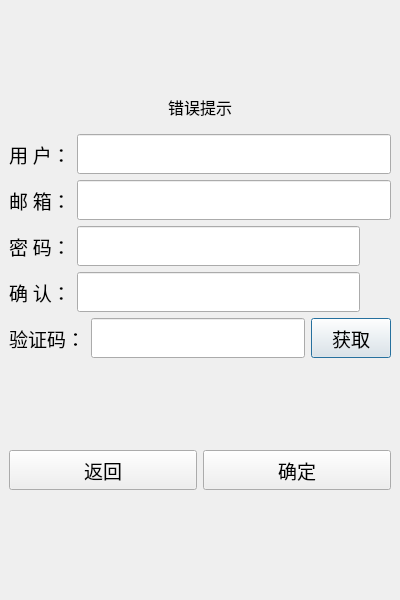
<?xml version="1.0" encoding="UTF-8"?>
<ui version="4.0">
 <class>RegisterDialog</class>
 <widget class="QDialog" name="RegisterDialog">
  <property name="geometry">
   <rect>
    <x>0</x>
    <y>0</y>
    <width>400</width>
    <height>600</height>
   </rect>
  </property>
  <property name="sizePolicy">
   <sizepolicy hsizetype="Expanding" vsizetype="Expanding">
    <horstretch>0</horstretch>
    <verstretch>0</verstretch>
   </sizepolicy>
  </property>
  <property name="minimumSize">
   <size>
    <width>400</width>
    <height>600</height>
   </size>
  </property>
  <property name="maximumSize">
   <size>
    <width>400</width>
    <height>600</height>
   </size>
  </property>
  <property name="windowTitle">
   <string>Dialog</string>
  </property>
  <property name="styleSheet">
   <string notr="true"/>
  </property>
  <widget class="QStackedWidget" name="stackedWidget">
   <property name="geometry">
    <rect>
     <x>0</x>
     <y>0</y>
     <width>400</width>
     <height>576</height>
    </rect>
   </property>
   <property name="sizePolicy">
    <sizepolicy hsizetype="Preferred" vsizetype="Preferred">
     <horstretch>0</horstretch>
     <verstretch>0</verstretch>
    </sizepolicy>
   </property>
   <property name="minimumSize">
    <size>
     <width>0</width>
     <height>0</height>
    </size>
   </property>
   <property name="maximumSize">
    <size>
     <width>400</width>
     <height>600</height>
    </size>
   </property>
   <property name="sizeIncrement">
    <size>
     <width>400</width>
     <height>600</height>
    </size>
   </property>
   <property name="contextMenuPolicy">
    <enum>Qt::NoContextMenu</enum>
   </property>
   <property name="layoutDirection">
    <enum>Qt::LeftToRight</enum>
   </property>
   <property name="styleSheet">
    <string notr="true"/>
   </property>
   <property name="currentIndex">
    <number>0</number>
   </property>
   <widget class="QWidget" name="page">
    <layout class="QGridLayout" name="gridLayout">
     <item row="0" column="0">
      <spacer name="verticalSpacer_3">
       <property name="orientation">
        <enum>Qt::Vertical</enum>
       </property>
       <property name="sizeHint" stdset="0">
        <size>
         <width>379</width>
         <height>51</height>
        </size>
       </property>
      </spacer>
     </item>
     <item row="1" column="0">
      <widget class="QWidget" name="widget" native="true">
       <layout class="QVBoxLayout" name="verticalLayout_2">
        <item>
         <widget class="QLabel" name="err_tip">
          <property name="font">
           <font>
            <family>微软雅黑</family>
            <pointsize>12</pointsize>
           </font>
          </property>
          <property name="styleSheet">
           <string notr="true"/>
          </property>
          <property name="text">
           <string>错误提示</string>
          </property>
          <property name="alignment">
           <set>Qt::AlignCenter</set>
          </property>
         </widget>
        </item>
       </layout>
      </widget>
     </item>
     <item row="2" column="0">
      <layout class="QVBoxLayout" name="verticalLayout">
       <item>
        <layout class="QHBoxLayout" name="horizontalLayout">
         <item>
          <widget class="QLabel" name="user_label">
           <property name="font">
            <font>
             <family>微软雅黑</family>
             <pointsize>14</pointsize>
            </font>
           </property>
           <property name="styleSheet">
            <string notr="true"/>
           </property>
           <property name="text">
            <string>用 户：</string>
           </property>
          </widget>
         </item>
         <item>
          <widget class="QLineEdit" name="user_edit">
           <property name="minimumSize">
            <size>
             <width>0</width>
             <height>40</height>
            </size>
           </property>
           <property name="font">
            <font>
             <family>黑体</family>
             <pointsize>14</pointsize>
            </font>
           </property>
          </widget>
         </item>
        </layout>
       </item>
       <item>
        <layout class="QHBoxLayout" name="horizontalLayout_2">
         <item>
          <widget class="QLabel" name="email_label">
           <property name="font">
            <font>
             <family>微软雅黑</family>
             <pointsize>14</pointsize>
            </font>
           </property>
           <property name="text">
            <string>邮 箱：</string>
           </property>
          </widget>
         </item>
         <item>
          <widget class="QLineEdit" name="email_edit">
           <property name="minimumSize">
            <size>
             <width>0</width>
             <height>40</height>
            </size>
           </property>
           <property name="font">
            <font>
             <family>黑体</family>
             <pointsize>14</pointsize>
            </font>
           </property>
          </widget>
         </item>
        </layout>
       </item>
       <item>
        <layout class="QHBoxLayout" name="horizontalLayout_3">
         <item>
          <widget class="QLabel" name="pwd_label">
           <property name="font">
            <font>
             <family>微软雅黑</family>
             <pointsize>14</pointsize>
            </font>
           </property>
           <property name="styleSheet">
            <string notr="true">label-&gt;setStyleSheet(&quot;font-weight: bold;&quot;);
</string>
           </property>
           <property name="text">
            <string>密 码：</string>
           </property>
          </widget>
         </item>
         <item>
          <widget class="QLineEdit" name="pwd_edit">
           <property name="minimumSize">
            <size>
             <width>0</width>
             <height>40</height>
            </size>
           </property>
           <property name="font">
            <font>
             <family>黑体</family>
             <pointsize>14</pointsize>
            </font>
           </property>
           <property name="echoMode">
            <enum>QLineEdit::Password</enum>
           </property>
          </widget>
         </item>
         <item>
          <widget class="ClickedLabel" name="pwd_visible">
           <property name="minimumSize">
            <size>
             <width>25</width>
             <height>25</height>
            </size>
           </property>
           <property name="maximumSize">
            <size>
             <width>25</width>
             <height>25</height>
            </size>
           </property>
           <property name="sizeIncrement">
            <size>
             <width>25</width>
             <height>25</height>
            </size>
           </property>
           <property name="text">
            <string/>
           </property>
          </widget>
         </item>
        </layout>
       </item>
       <item>
        <layout class="QHBoxLayout" name="horizontalLayout_4">
         <item>
          <widget class="QLabel" name="confirm_label">
           <property name="font">
            <font>
             <family>微软雅黑</family>
             <pointsize>14</pointsize>
            </font>
           </property>
           <property name="text">
            <string>确 认：</string>
           </property>
          </widget>
         </item>
         <item>
          <widget class="QLineEdit" name="confirm_edit">
           <property name="minimumSize">
            <size>
             <width>0</width>
             <height>40</height>
            </size>
           </property>
           <property name="font">
            <font>
             <family>黑体</family>
             <pointsize>14</pointsize>
            </font>
           </property>
           <property name="echoMode">
            <enum>QLineEdit::Password</enum>
           </property>
          </widget>
         </item>
         <item>
          <widget class="ClickedLabel" name="confirm_visible">
           <property name="minimumSize">
            <size>
             <width>25</width>
             <height>25</height>
            </size>
           </property>
           <property name="maximumSize">
            <size>
             <width>25</width>
             <height>25</height>
            </size>
           </property>
           <property name="sizeIncrement">
            <size>
             <width>25</width>
             <height>25</height>
            </size>
           </property>
           <property name="text">
            <string/>
           </property>
          </widget>
         </item>
        </layout>
       </item>
       <item>
        <layout class="QHBoxLayout" name="horizontalLayout_6">
         <item>
          <layout class="QHBoxLayout" name="horizontalLayout_5">
           <item>
            <widget class="QLabel" name="varify_label">
             <property name="font">
              <font>
               <family>微软雅黑</family>
               <pointsize>14</pointsize>
              </font>
             </property>
             <property name="text">
              <string>验证码：</string>
             </property>
            </widget>
           </item>
           <item>
            <widget class="QLineEdit" name="varify_edit">
             <property name="minimumSize">
              <size>
               <width>0</width>
               <height>40</height>
              </size>
             </property>
             <property name="font">
              <font>
               <family>黑体</family>
               <pointsize>14</pointsize>
              </font>
             </property>
            </widget>
           </item>
          </layout>
         </item>
         <item>
          <widget class="TimerBtn" name="get_code_PB">
           <property name="minimumSize">
            <size>
             <width>0</width>
             <height>40</height>
            </size>
           </property>
           <property name="font">
            <font>
             <family>微软雅黑</family>
             <pointsize>14</pointsize>
            </font>
           </property>
           <property name="text">
            <string>获取</string>
           </property>
          </widget>
         </item>
        </layout>
       </item>
      </layout>
     </item>
     <item row="4" column="0">
      <layout class="QHBoxLayout" name="horizontalLayout_7">
       <item>
        <widget class="QPushButton" name="return_PB">
         <property name="minimumSize">
          <size>
           <width>0</width>
           <height>40</height>
          </size>
         </property>
         <property name="font">
          <font>
           <family>微软雅黑</family>
           <pointsize>14</pointsize>
          </font>
         </property>
         <property name="text">
          <string>返回</string>
         </property>
        </widget>
       </item>
       <item>
        <widget class="QPushButton" name="OK_PB">
         <property name="minimumSize">
          <size>
           <width>0</width>
           <height>40</height>
          </size>
         </property>
         <property name="font">
          <font>
           <family>微软雅黑</family>
           <pointsize>14</pointsize>
          </font>
         </property>
         <property name="text">
          <string>确定</string>
         </property>
        </widget>
       </item>
      </layout>
     </item>
     <item row="5" column="0">
      <spacer name="verticalSpacer_2">
       <property name="orientation">
        <enum>Qt::Vertical</enum>
       </property>
       <property name="sizeHint" stdset="0">
        <size>
         <width>379</width>
         <height>67</height>
        </size>
       </property>
      </spacer>
     </item>
     <item row="3" column="0">
      <spacer name="verticalSpacer">
       <property name="orientation">
        <enum>Qt::Vertical</enum>
       </property>
       <property name="sizeHint" stdset="0">
        <size>
         <width>17</width>
         <height>86</height>
        </size>
       </property>
      </spacer>
     </item>
    </layout>
   </widget>
   <widget class="QWidget" name="page_2">
    <property name="styleSheet">
     <string notr="true"/>
    </property>
    <layout class="QGridLayout" name="gridLayout_2">
     <item row="1" column="0">
      <widget class="QWidget" name="widget_2" native="true">
       <layout class="QHBoxLayout" name="horizontalLayout_8">
        <item>
         <spacer name="horizontalSpacer">
          <property name="orientation">
           <enum>Qt::Horizontal</enum>
          </property>
          <property name="sizeHint" stdset="0">
           <size>
            <width>40</width>
            <height>20</height>
           </size>
          </property>
         </spacer>
        </item>
        <item>
         <widget class="QPushButton" name="return_PB_2">
          <property name="font">
           <font>
            <family>微软雅黑</family>
            <pointsize>14</pointsize>
           </font>
          </property>
          <property name="text">
           <string>返回登录</string>
          </property>
         </widget>
        </item>
        <item>
         <spacer name="horizontalSpacer_2">
          <property name="orientation">
           <enum>Qt::Horizontal</enum>
          </property>
          <property name="sizeHint" stdset="0">
           <size>
            <width>120</width>
            <height>20</height>
           </size>
          </property>
         </spacer>
        </item>
       </layout>
      </widget>
     </item>
     <item row="0" column="0">
      <widget class="QWidget" name="widget_3" native="true">
       <layout class="QFormLayout" name="formLayout">
        <item row="0" column="1">
         <spacer name="verticalSpacer_6">
          <property name="orientation">
           <enum>Qt::Vertical</enum>
          </property>
          <property name="sizeHint" stdset="0">
           <size>
            <width>20</width>
            <height>40</height>
           </size>
          </property>
         </spacer>
        </item>
        <item row="1" column="0" colspan="2">
         <widget class="QLabel" name="tip_lb">
          <property name="font">
           <font>
            <family>微软雅黑</family>
            <pointsize>10</pointsize>
           </font>
          </property>
          <property name="layoutDirection">
           <enum>Qt::LeftToRight</enum>
          </property>
          <property name="styleSheet">
           <string notr="true">background-color: rgba(255, 255, 255, 0)</string>
          </property>
          <property name="text">
           <string>注册成功，5秒后返回登陆界面</string>
          </property>
          <property name="alignment">
           <set>Qt::AlignCenter</set>
          </property>
         </widget>
        </item>
        <item row="2" column="1">
         <spacer name="verticalSpacer_5">
          <property name="orientation">
           <enum>Qt::Vertical</enum>
          </property>
          <property name="sizeHint" stdset="0">
           <size>
            <width>355</width>
            <height>222</height>
           </size>
          </property>
         </spacer>
        </item>
       </layout>
      </widget>
     </item>
    </layout>
   </widget>
  </widget>
 </widget>
 <customwidgets>
  <customwidget>
   <class>ClickedLabel</class>
   <extends>QLabel</extends>
   <header>clickedlabel.h</header>
  </customwidget>
  <customwidget>
   <class>TimerBtn</class>
   <extends>QPushButton</extends>
   <header>timerbtn.h</header>
  </customwidget>
 </customwidgets>
 <resources/>
 <connections/>
</ui>
